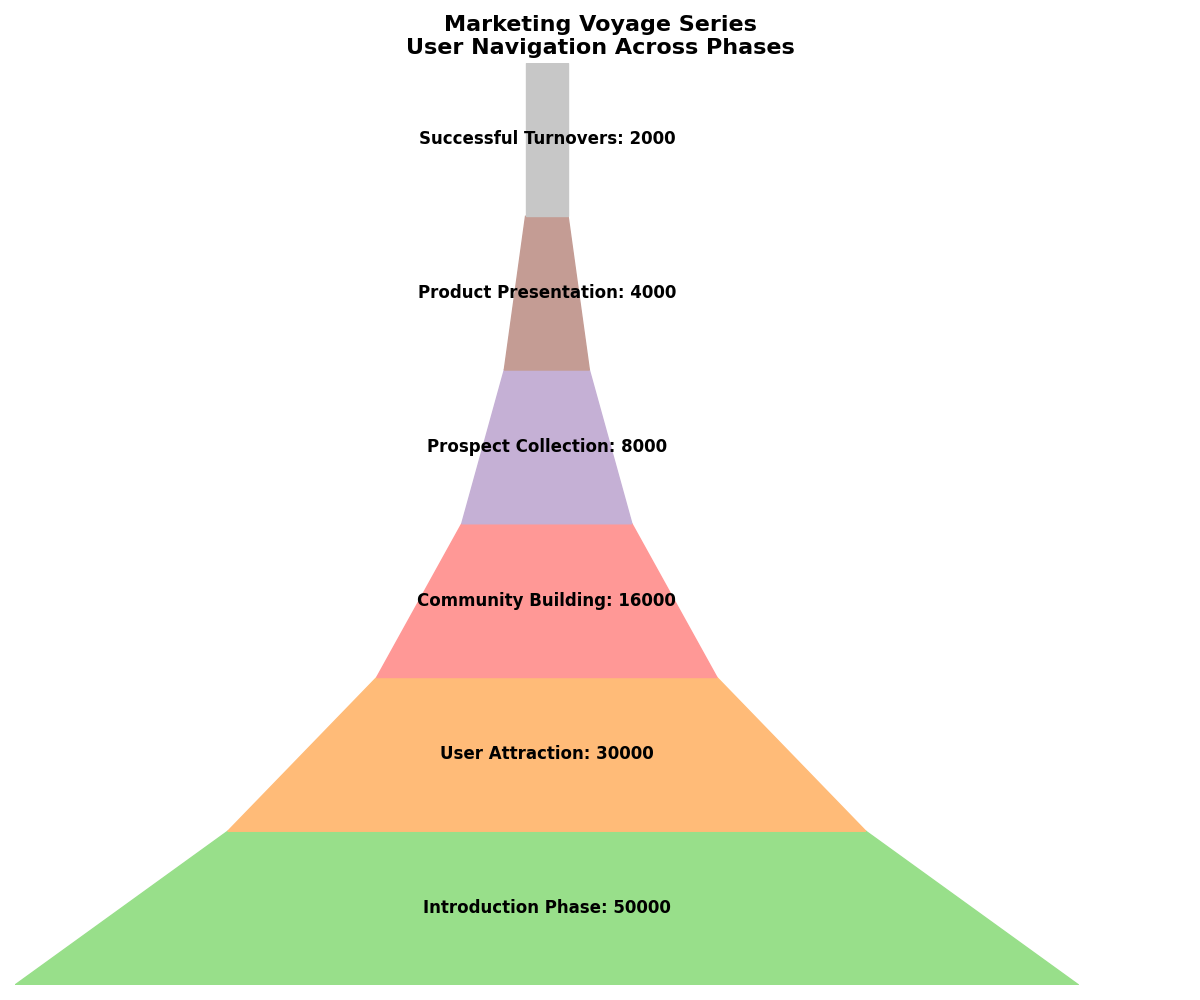

Reproduce this figure in Python.
import matplotlib.pyplot as plt
import matplotlib.patches as patches
import numpy as np

stages = [
    "Introduction Phase",
    "User Attraction",
    "Community Building",
    "Prospect Collection",
    "Product Presentation",
    "Successful Turnovers"
]

audience_counts = [50000, 30000, 16000, 8000, 4000, 2000]
colors = ['#98df8a', '#ffbb78', '#ff9896', '#c5b0d5', '#c49c94', '#c7c7c7']

fig, ax = plt.subplots(figsize=(12, 10))
ax.set_xlim(0, max(audience_counts) + 5000)
ax.set_ylim(0, len(stages))

for i in range(len(stages) - 1):
    left = (max(audience_counts) - audience_counts[i])/2
    width_top = audience_counts[i]
    width_bottom = audience_counts[i + 1]
    height = 1
    
    trapezoid = patches.Polygon(
        [
            (left, i),
            (left + width_top, i),
            (left + (width_top + width_bottom)/2, i + height),
            (left + (width_top - width_bottom)/2, i + height)
        ],
        closed=True, color=colors[i], edgecolor='grey'
    )
    ax.add_patch(trapezoid)

left = (max(audience_counts) - audience_counts[-1])/2
rectangle = patches.Rectangle(
    (left, len(stages) - 1), audience_counts[-1], 1, color=colors[-1], edgecolor='grey'
)
ax.add_patch(rectangle)

for i, (stage, count) in enumerate(zip(stages, audience_counts)):
    ax.text(max(audience_counts)/2, i + 0.5, f'{stage}: {count}', va='center', ha='center',
            color='black', fontsize=12, fontweight='bold')

ax.set_xticks([])
ax.set_yticks([])
ax.set_title('Marketing Voyage Series\nUser Navigation Across Phases', 
             fontsize=16, fontweight='bold')

for spine in ax.spines.values():
    spine.set_visible(False)

plt.tight_layout()
plt.show()
